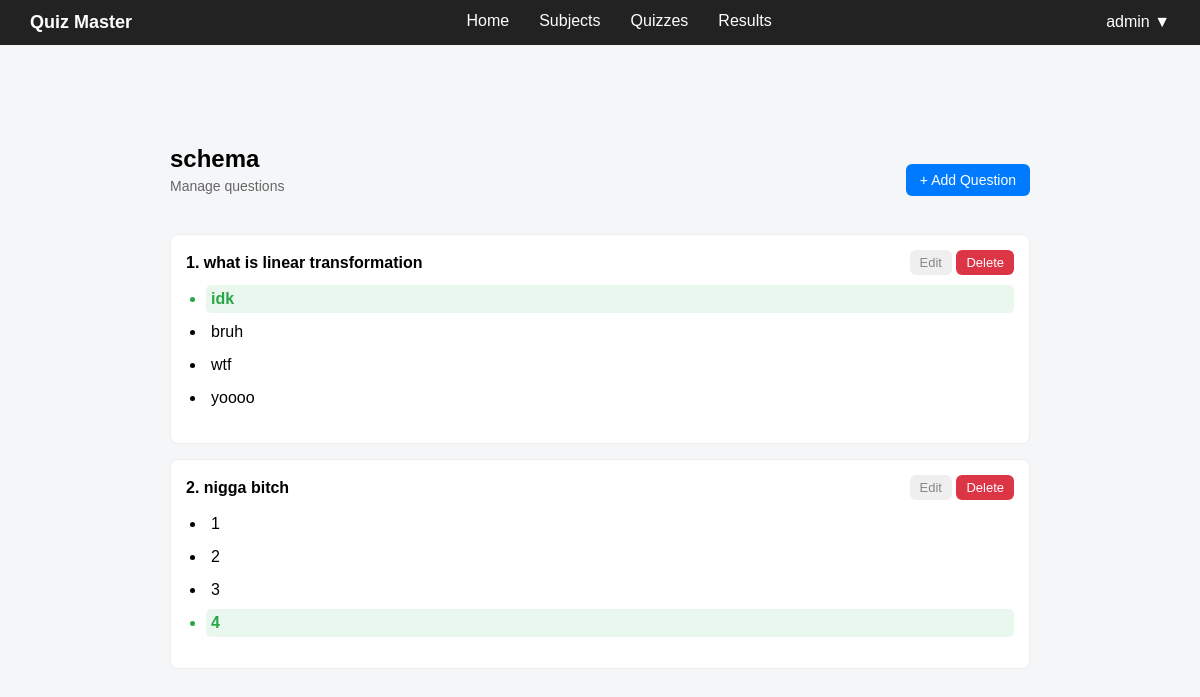
/admin/quizzes/view/1 (signed in), run on an earlier commit of the app's database.
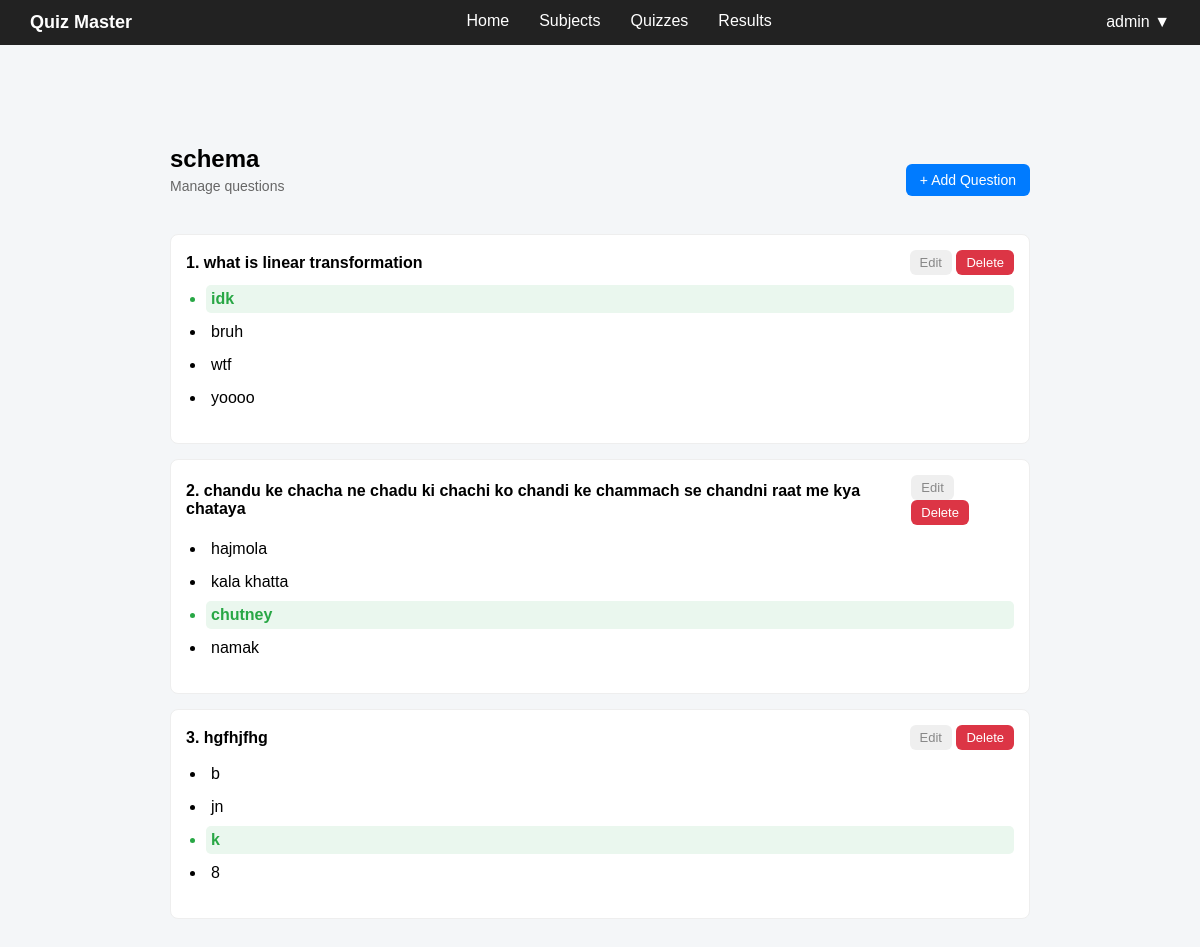
And on a later commit of the database.
### controller/models.py (models this page shows)
class Quiz(db.Model):
    __tablename__ = "quizzes"
    id = db.Column(db.Integer, primary_key=True)
    title = db.Column(db.String(200), nullable=False)
    created_at = db.Column(db.DateTime, default=datetime.utcnow)
    subject_id = db.Column(db.Integer, db.ForeignKey("subjects.id"), nullable=False)
    questions = db.relationship("Question", backref="quiz", lazy=True)
    attempts = db.relationship("Attempt", backref="quiz", lazy=True)

class Question(db.Model):
    __tablename__ = "questions"
    id = db.Column(db.Integer, primary_key=True)
    question_text = db.Column(db.Text, nullable=False)
    option1 = db.Column(db.String(200), nullable=False)
    option2 = db.Column(db.String(200), nullable=False)
    option3 = db.Column(db.String(200), nullable=False)
    option4 = db.Column(db.String(200), nullable=False)
    correct_option = db.Column(db.Integer, nullable=False)
    marks = db.Column(db.Integer, nullable=False, default=1)
    quiz_id = db.Column(db.Integer, db.ForeignKey("quizzes.id"), nullable=False)

### app.py (the view)
@app.route("/admin/quizzes/view/<int:id>")
def view_quiz(id):
    if not admin_access():
        return redirect(url_for("home"))
    quiz = Quiz.query.get_or_404(id)
    return render_template("view_quiz.html", quiz=quiz)

### app.py (called while the page is built)
def admin_access():
    if "user_id" not in session:
        flash("Please login first")
        return False
    if session.get("role") != "admin":
        flash("You are not authorized to access this page")
        return False
    return True

### templates/view_quiz.html (shortened to what this page needs)
{% extends "base.html" %}
{% block content %}
<div class="container">
    <div class="header">
        <div>
            <h1>{{ quiz.title }}</h1>
            <p class="subtitle">Manage questions</p>
        </div>
        <button type="button" class="btn primary" onclick="location.href='{{ url_for('edit_quiz', id=quiz.id) }}'">
            + Add Question
        </button>
    </div>
    <div class="question-list">
        {% if quiz.questions %}
        {% for q in quiz.questions %}
        <div class="question-card">
            <div class="question-header">
                <h3>{{ loop.index }}. {{ q.question_text }}</h3>
                <div>
                    <button class="btn small" onclick="location.href='{{ url_for('edit_question', id=q.id) }}'">
                        Edit
                    </button>
                    <form method="POST" action="{{ url_for('delete_question', id=q.id) }}" style="display:inline;"
                        onsubmit="return confirm('Are you sure you want to delete this question?');">
                        <button type="submit" class="btn small danger">
                            Delete
                        </button>
                    </form>
                </div>
            </div>
            <ul class="options">
                <li class="{% if q.correct_option == 1 %}correct{% endif %}">
                    {{ q.option1 }}
                </li>
                <li class="{% if q.correct_option == 2 %}correct{% endif %}">
                    {{ q.option2 }}
                </li>
                <li class="{% if q.correct_option == 3 %}correct{% endif %}">
                    {{ q.option3 }}
                </li>
                <li class="{% if q.correct_option == 4 %}correct{% endif %}">
                    {{ q.option4 }}
                </li>
            </ul>
        </div>
        {% endfor %}
        {% else %}
        <p>No questions added yet.</p>
        {% endif %}
    </div>
</div>
{% endblock %}

### templates/base.html (shortened to what this page needs)
<!DOCTYPE html>
<html lang="en">
<head>
    <link rel="stylesheet" href="{{ url_for('static', filename='css/base.css') }}">
</head>
<body>
    <nav class="navbar">
        <div class="nav-left">
            <span class="logo">Quiz Master</span>
        </div>
        <div class="nav-center">
            {% if session.get('role') == 'admin' %}
            <a href="{{ url_for('admin_dashboard') }}" class="{% if request.endpoint == 'admin_dashboard' %}active{% endif %}">
                Home
            </a>
            <a href="{{ url_for('admin_subjects') }}" class="{% if request.endpoint == 'admin_subjects' %}active{% endif %}">
                Subjects
            </a>
            <a href="{{ url_for('admin_quizzes') }}" class="{% if request.endpoint == 'admin_quizzes' %}active{% endif %}">
                Quizzes
            </a>
            <a href="#" class="{% if request.endpoint == 'admin_results' %}active{% endif %}">
                Results
            </a>
            {% endif %}
        </div>
        <div class="nav-right">
            <div class="profile">
                {{ session.get('username', 'User') }} ▼
            </div>
        </div>
    </nav>
    <div class="container">
        {% block content %}
        {% endblock %}
    </div>
</body>
</html>

### static/css/base.css (style rules this page uses)
body { font-family: Arial, sans-serif; background: #f4f6f8; margin: 0; }
.navbar { display: flex; justify-content: space-between; align-items: center; background: #222; color: white; padding: 12px 30px; }
.logo { font-weight: bold; font-size: 18px; color: white; }
.nav-center { display: flex; gap: 30px; }
.nav-center a { color: white; text-decoration: none; padding-bottom: 3px; }
.profile { position: relative; cursor: pointer; color: white; padding-bottom: 2px; }
.container { max-width: 1000px; margin: 30px auto; padding: 20px; border-radius: 12px; }
.header { display: flex; justify-content: space-between; align-items: center; margin-bottom: 15px; }
.btn { padding: 8px 14px; border: none; border-radius: 6px; cursor: pointer; }
.btn.primary { background: #007bff; color: white; }
.btn.danger { background: #dc3545; color: white; }
.btn.small { padding: 5px 8px; font-size: 13px; }
.subtitle { font-size: 14px; color: #666; margin-bottom: 20px; }
.container { max-width: 900px; margin: 30px auto; }
.header { display: flex; justify-content: space-between; align-items: center; margin-bottom: 20px; }
.header h1 { margin: 0; font-size: 24px; }
.subtitle { color: #666; font-size: 14px; margin-top: 5px; }
.btn { padding: 8px 14px; border-radius: 6px; border: none; cursor: pointer; font-size: 14px; }
.btn.small { padding: 5px 10px; font-size: 13px; }
.question-list { display: flex; flex-direction: column; gap: 15px; }
.question-card { background: white; padding: 15px; border-radius: 8px; border: 1px solid #eee; }
.question-header { display: flex; justify-content: space-between; align-items: center; }
.question-header h3 { margin: 0; font-size: 16px; }
.options { margin-top: 10px; padding-left: 20px; }
.options li { margin: 5px 0; padding: 5px; border-radius: 5px; }
.correct { color: #28a745; font-weight: bold; background: #eaf7ee; }
.small { font-size: 12px; color: #888; }

What changed in the data, as far as the page shows it:
changed Question: question_text "nigga bitch" → "chandu ke chacha ne chadu ki chachi ko chandi ke chammach se chandni raat me kya chataya"; option1 "1" → "hajmola"; option2 "2" → "kala khatta"; correct_option 4 → 3 (drawn); option3 "3" → "chutney"; option4 "4" → "namak"
added Question: question_text "hgfhjfhg", option1 "b", option2 "jn", option3 "k", option4 "8", correct_option 3 (drawn)
